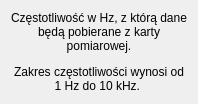
<?xml version="1.0" encoding="UTF-8"?>
<ui version="4.0">
    <class>ScanRateDialog</class>
    <widget class="QDialog" name="ScanRateDialog">
        <property name="windowModality">
            <enum>Qt::WindowModality::NonModal</enum>
        </property>
        <property name="geometry">
            <rect>
                <x>0</x>
                <y>0</y>
                <width>400</width>
                <height>220</height>
            </rect>
        </property>
        <property name="sizePolicy">
            <sizepolicy hsizetype="Fixed" vsizetype="Fixed">
                <horstretch>0</horstretch>
                <verstretch>0</verstretch>
            </sizepolicy>
        </property>
        <property name="windowTitle">
            <string>Częstotliwość próbkowania</string>
        </property>
        <layout class="QVBoxLayout" name="verticalLayout">
            <property name="sizeConstraint">
                <enum>QLayout::SizeConstraint::SetFixedSize</enum>
            </property>
            <item>
                <widget class="QLabel" name="labelDescription">
                    <property name="text">
                        <string>&lt;html&gt;&lt;head/&gt;&lt;body&gt;&lt;p&gt;Częstotliwość w Hz, z którą dane będą
                            pobierane z karty pomiarowej.&lt;/p&gt;&lt;p&gt;Zakres częstotliwości wynosi od 1 Hz do 10
                            kHz.&lt;/p&gt;&lt;/body&gt;&lt;/html&gt;
                        </string>
                    </property>
                    <property name="alignment">
                        <set>Qt::AlignmentFlag::AlignCenter</set>
                    </property>
                    <property name="wordWrap">
                        <bool>true</bool>
                    </property>
                </widget>
            </item>
        </layout>
    </widget>
    <resources/>
    <connections/>
</ui>
